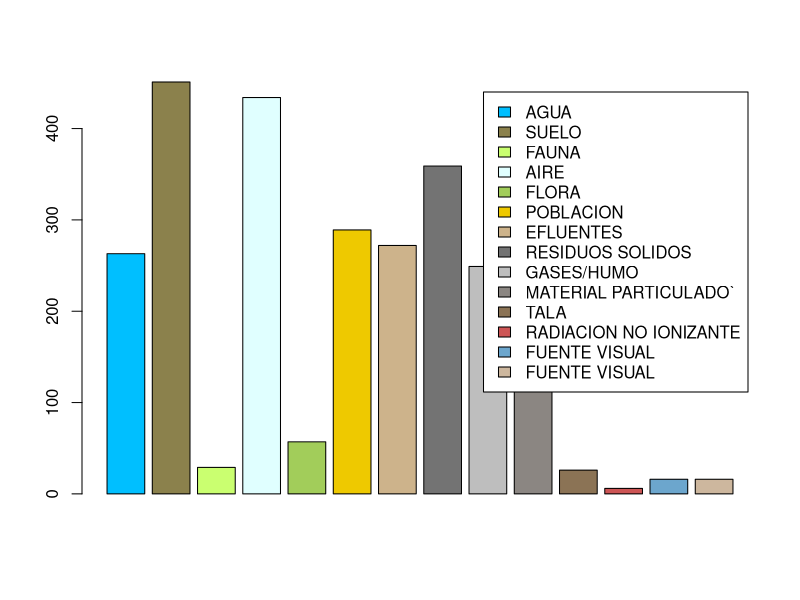
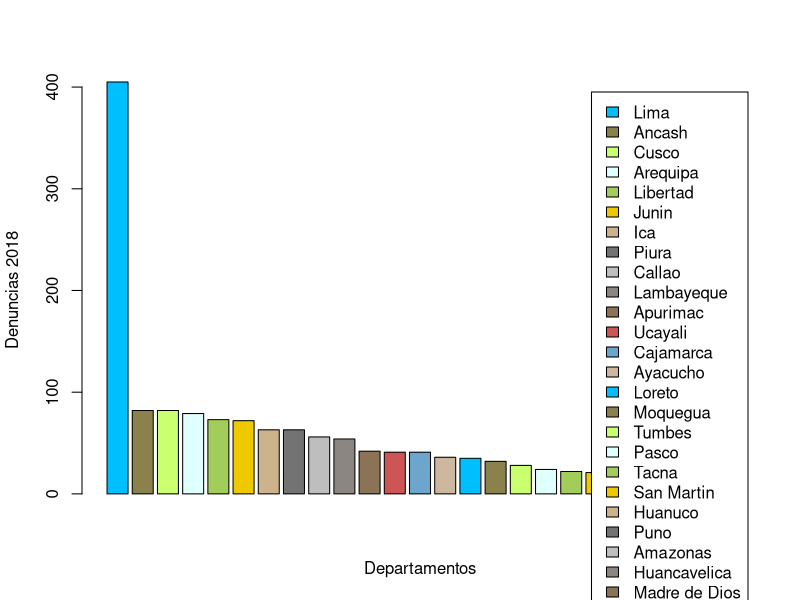
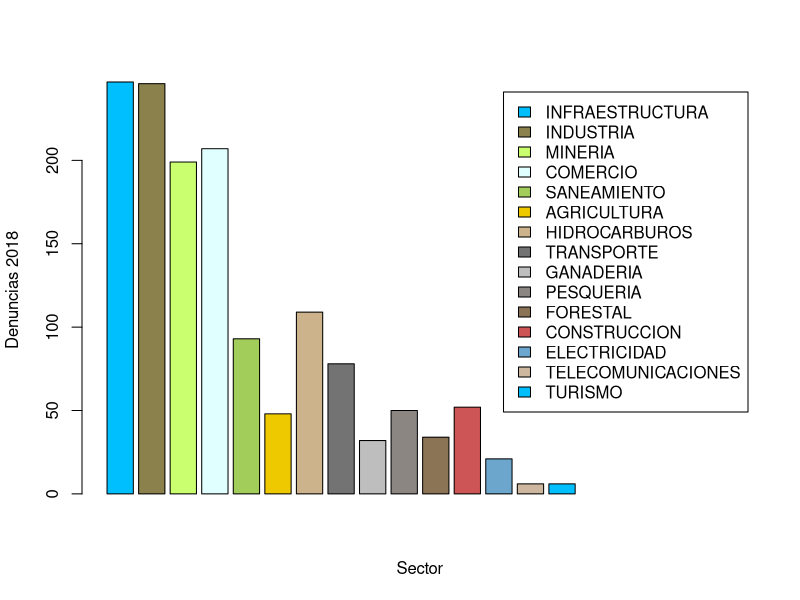
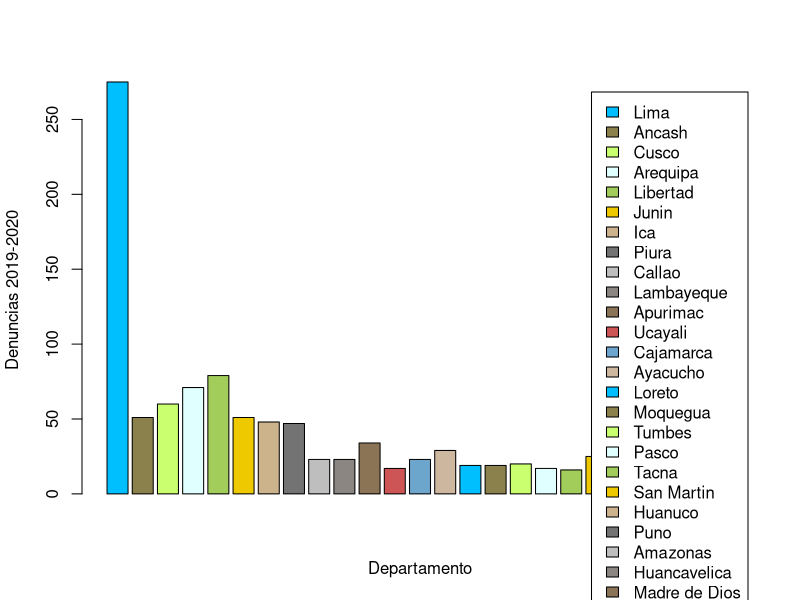
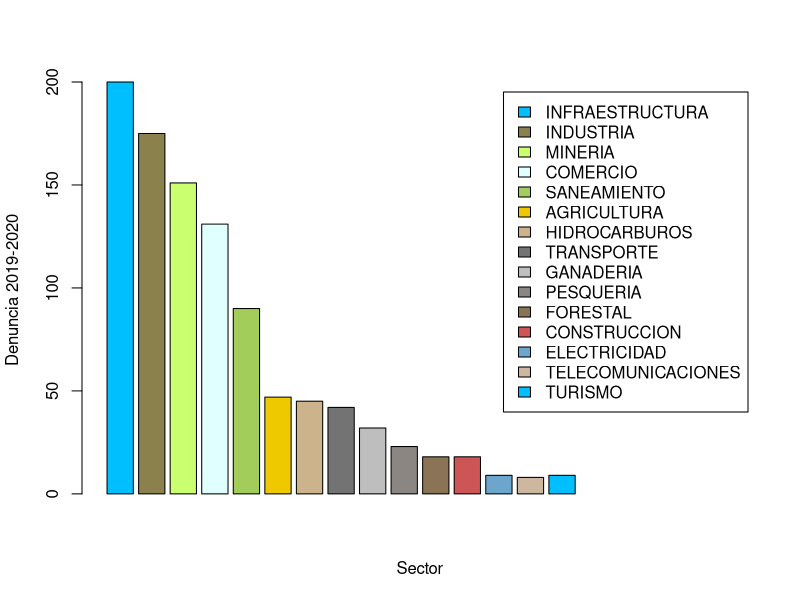
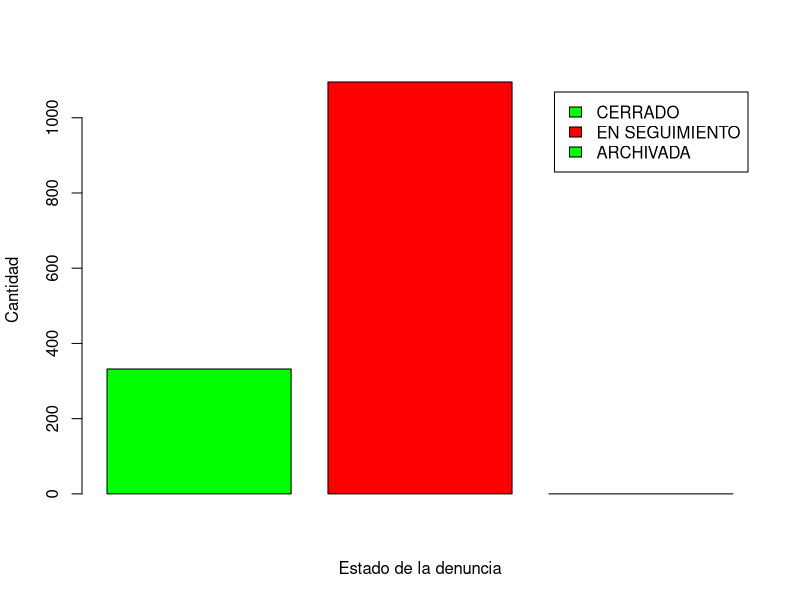
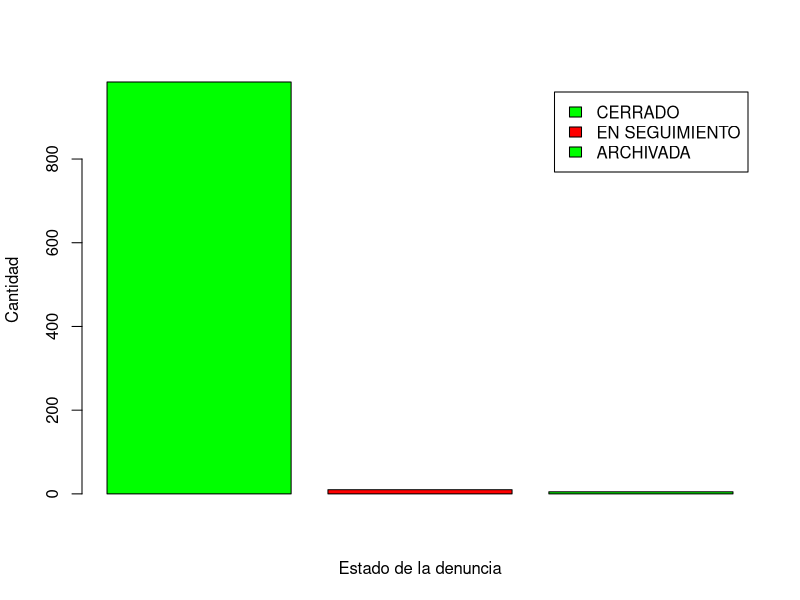
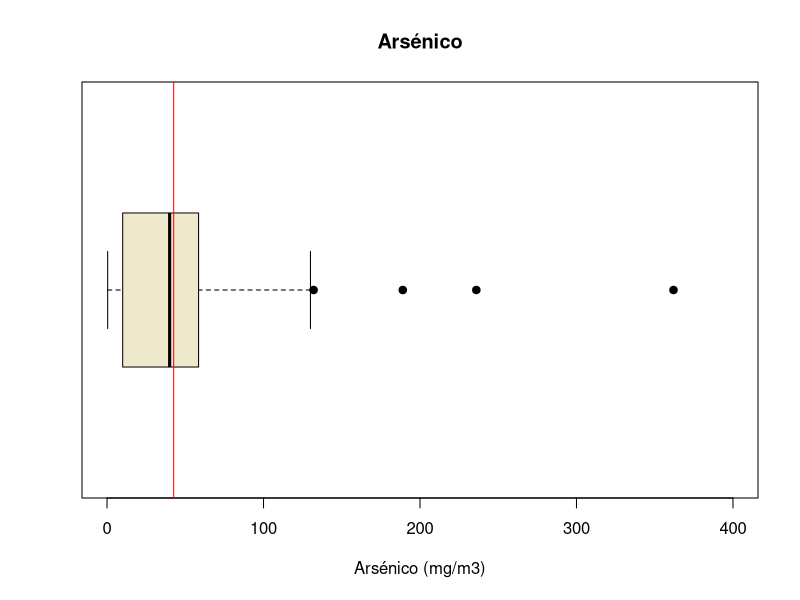

R code for these plots, in order:
## ---- chunk 1
rm(list=ls()) 
## ---- chunk 2
library(readr)
library(dplyr)
## ---- chunk 3
DD1920 <- read_csv("Denuncias1920.csv")
DD18 <- read_csv("Denuncias-18.csv")
CAS <- read_csv("CAS.csv", col_types = cols(Aluminio = col_number(), 
    Antimonio = col_number(), `Arsénico` = col_number(), 
    Bario = col_number(), Berilio = col_number(), 
    Bismuto = col_number(), Boro = col_number(), 
    Cadmio = col_number(), Calcio = col_number(), 
    Cerio = col_number(), `Cianuro libre` = col_number(), 
    Cobalto = col_number(), Cobre = col_number(), 
    Cromo = col_number(), `Estaño` = col_number(), 
    Estroncio = col_number(), Fósforo = col_number(), 
    Hierro = col_number(), Litio = col_number(), 
    Magnesio = col_number(), Manganeso = col_number(), 
    Mercurio = col_number(), Molibdeno = col_number(), 
    `Níquel` = col_number(), Plata = col_number(), 
    Plomo = col_number(), Potasio = col_number(), 
    Selenio = col_number(),Sodio = col_number(), Talio = col_number(), 
    Titanio = col_number(), Torio = col_number(), Uranio = col_number(), Zinc = col_number()))

## ---- chunk 4
CAA <- read_csv("CAA.csv", col_types = cols(Aluminio = col_number(), 
    `Aluminio disuelto` = col_number(), Amoniaco = col_number(), 
    Antimonio = col_number(), `Antimonio disuelto` = col_number(), 
    `Arsénico` = col_number(), `Arsénico disuelto` = col_number(), 
    Bario = col_number(), `Bario disuelto` = col_number(), 
    Berilio = col_number(), `Berilio disuelto` = col_number(), 
    Bicarbonatos = col_number(), Bismuto = col_number(), 
    `Bismuto disuelto` = col_number(), Boro = col_number(), 
    `Boro disuelto` = col_number(), Cadmio = col_number(), 
    `Cadmio disuelto` = col_number(), Calcio = col_number(), 
    `Calcio disuelto` = col_number(), Carbonatos = col_number(), 
    Caudal = col_number(), `Cianuro libre` = col_number(), 
    `Cianuro Wad` = col_number(), Cloruros = col_number(), 
    Cobalto = col_number(), `Cobalto disuelto` = col_number(), 
    Cobre = col_number(), `Cobre disuelto` = col_number(), 
    Cromo = col_number()))
## ---- chunk 5

Obs <- c("Observaciones","Observaciones incompletas","Datos faltantes", "Variables Totales")
N <- c(nrow(DD18),sum(!complete.cases(DD18)),sum(is.na(DD18)), ncol(DD18) )
OB1 <- data.frame(Obs,N)
OB1
## ---- chunk 6

Obs3 <- c("Observaciones","Observaciones incompletas","Datos faltantes", "Variables Totales")
N3 <- c(nrow(DD1920),sum(!complete.cases(DD1920)),sum(is.na(DD1920)), ncol(DD1920) )
OB3 <- data.frame(Obs3,N3)
OB3
## ---- chunk 7

Obs2 <- c("Observaciones","Observaciones incompletas","Datos faltantes", "Variables Totales")
N2 <- c(nrow(CAS),sum(!complete.cases(CAS)),sum(is.na(CAS)), ncol(CAS))
OB2 <- data.frame(Obs2,N2)
OB2
## ---- chunk 8
Variables <- c("Departamento", "Provincia" ,"Distrito", "Actividad económica","Tipo de contaminacion","Estado de la demanda")

`Tipo_de_Variable` <- c("Nominal","Nominal","Nominal","Nominal","Nominal", "Nominal")
Restricciones <- c("En el Peru","En el Peru", "En el Peru", "Legales","Agua, SUelo, Aire, Fauna" ,"Abierta o Cerrada")

ED <- data.frame(Variables,`Tipo_de_Variable`, Restricciones)
ED
## ---- chunk 9
Variables2 <- c("ESTE","NORTE","Aluminio","Antionio","Arsénico",	"Bario","Berilio","Bismuto","Boro","Cadmio","Calcio","Cerio","Cianuro libre","Cobalto","Cobre","Cromo","Cromo Hexavelante","Estaño", "Estroncio","Fósforo","Hierro","Litio","Magnecio","Manganeso","Mercurio","Molibdeno","Níquel","Plata","Plomo","Potasio","Selenio","Sodio","Talio","Torio")

`Tipo_de_Variable2` <- c("Discretas","Discretas","Discretas","Discretas","Discretas","Discretas","Discretas","Discretas","Discretas","Discretas","Discretas","Discretas","Discretas","Discretas","Discretas","Discretas","Discretas","Discretas","Discretas","Discretas","Discretas","Discretas","Discretas","Discretas","Discretas","Discretas","Discretas","Discretas","Discretas","Discretas","Discretas","Discretas","Discretas","Discretas")

Restricciones2  <- c("Coordenadas","Coordenadas", " 40973-5726 (ppm)","21.9-989 (ppm)", "<0.0017-9.698(ppm)","<0.4-94(ppm)","21.9-989(ppm)","<0.001-1.85(ppm)","<0.0008-2.63(ppm)","<0.18-91.2(ppm)","<0.0007-6.256(ppm)","-9748(ppm)","8.446-9496(ppm)","<0.3(ppm)","0.481-999(ppm)","1.5-98(ppm)","1.4-99(ppm","-0.4(ppm)","<0.1-1.9(ppm)","3.03-991","60-2946(ppm)","8250-100138(ppm)","0.338-992(ppm)","229-14458(ppm)","65.6-5629(ppm)","<0.03-0.33(ppm)","<0.003-7.3(ppm)","0.679-995(ppm)","<0.006-1.29(ppm)","3.79-997(ppm)","271-7913(ppm)","<0.004-3.78(ppm)","<1-992","<0.0002-2.168(ppm)")


ED2 <- data.frame(Variables2,`Tipo_de_Variable2`, Restricciones2)
ED2
## ---- chunk 10
tipo <- c("AGUA","SUELO","FAUNA","AIRE","FLORA","POBLACION","EFLUENTES","RESIDUOS SOLIDOS","GASES/HUMO","MATERIAL PARTICULADO`","TALA","RADIACION NO IONIZANTE","FUENTE VISUAL","FUENTE VISUAL")

cantidad <- c(sum(DD1920$AGUA),
sum(DD1920$SUELO),sum(DD1920$FAUNA),sum(DD1920$AIRE),
sum(DD1920$FLORA),sum(DD1920$POBLACION),sum(DD1920$EFLUENTES),sum(DD1920$`RESIDUOS SOLIDOS`),sum(DD1920$`GASES/HUMO`),sum(DD1920$`MATERIAL PARTICULADO`),sum(DD1920$TALA),sum(DD1920$`RADIACION NO IONIZANTE`),sum(DD1920$`FUENTE VISUAL`),sum(DD1920$`FUENTE VISUAL`))

colores <- c("deepskyblue1","lightgoldenrod4","darkolivegreen1", "lightcyan","darkolivegreen3","gold2","navajowhite3","gray45","gray","seashell4","burlywood4", "indianred3", "skyblue3", "bisque3")

DDA<-data.frame(tipo, cantidad)
barplot(DDA[1:14,2],legend=c("AGUA","SUELO","FAUNA","AIRE","FLORA","POBLACION","EFLUENTES","RESIDUOS SOLIDOS","GASES/HUMO","MATERIAL PARTICULADO`","TALA","RADIACION NO IONIZANTE","FUENTE VISUAL","FUENTE VISUAL"), col =colores)

## ---- chunk 11
#DEnuncias 2018

DEP18 <- c("Lima","Ancash","Cusco", "Arequipa","Libertad", "Junin","Ica","Piura","Callao","Lambayeque","Apurimac","Ucayali","Cajamarca","Ayacucho","Loreto" ,"Moquegua","Tumbes","Pasco","Tacna","San Martin","Huanuco","Puno","Amazonas","Huancavelica","Madre de Dios")

CAN18 <- c(sum(DD18$DEPARTAMENTO == "LIMA"),sum(DD18$DEPARTAMENTO == "ANCASH"),sum(DD18$DEPARTAMENTO == "CUSCO"),sum(DD18$DEPARTAMENTO == "AREQUIPA"),sum(DD18$DEPARTAMENTO == "LA LIBERTAD"),sum(DD18$DEPARTAMENTO == "JUNIN"),sum(DD18$DEPARTAMENTO == "ICA"),sum(DD18$DEPARTAMENTO == "PIURA"),sum(DD18$DEPARTAMENTO == "CALLAO"),sum(DD18$DEPARTAMENTO == "LAMBAYEQUE"),sum(DD18$DEPARTAMENTO == "APURIMAC"),sum(DD18$DEPARTAMENTO == "UCAYALI"),sum(DD18$DEPARTAMENTO == "CAJAMARCA"),sum(DD18$DEPARTAMENTO == "AYACUCHO"),sum(DD18$DEPARTAMENTO == "LORETO"),sum(DD18$DEPARTAMENTO == "MOQUEGUA"),sum(DD18$DEPARTAMENTO == "TUMBES"),sum(DD18$DEPARTAMENTO == "PASCO"),sum(DD18$DEPARTAMENTO == "TACNA"),sum(DD18$DEPARTAMENTO == "SAN MARTIN"),sum(DD18$DEPARTAMENTO == "HUANUCO"),sum(DD18$DEPARTAMENTO == "PUNO"),sum(DD18$DEPARTAMENTO == "AMAZONAS"),sum(DD18$DEPARTAMENTO == "HUANCAVELICA"),sum(DD18$DEPARTAMENTO == "MADRE DE DIOS"))

Tabla18 <- data.frame(DEP18,CAN18)

barplot(Tabla18[1:25,2],legend=c("Lima","Ancash","Cusco", "Arequipa","Libertad", "Junin","Ica","Piura","Callao","Lambayeque","Apurimac","Ucayali","Cajamarca","Ayacucho","Loreto" ,"Moquegua","Tumbes","Pasco","Tacna","San Martin","Huanuco","Puno","Amazonas","Huancavelica","Madre de Dios"), col=colores,xlab= "Departamentos", ylab="Denuncias 2018")


## ---- chunk 12
#Sector economico 2018
ACTECO18 <- c("INFRAESTRUCTURA","INDUSTRIA", "MINERIA","COMERCIO","SANEAMIENTO","AGRICULTURA","HIDROCARBUROS","TRANSPORTE","GANADERIA","PESQUERIA","FORESTAL","CONSTRUCCION","ELECTRICIDAD","TELECOMUNICACIONES","TURISMO" )

CAN18 <- c(sum(DD18$SECTOR == "INFRAESTRUCTURA"),sum(DD18$SECTOR == "INDUSTRIA"),sum(DD18$SECTOR == "MINERIA"),sum(DD18$SECTOR== "COMERCIO"),sum(DD18$SECTOR == "SANEAMIENTO"),sum(DD18$SECTOR == "AGRICULTURA"),sum(DD18$SECTOR== "HIDROCARBUROS"),sum(DD18$SECTOR == "TRANSPORTE"),sum(DD18$SECTOR == "GANADERIA"),sum(DD18$SECTOR == "PESQUERIA"),sum(DD18$SECTOR== "FORESTAL"),sum(DD18$SECTOR == "CONSTRUCCION"),sum(DD18$SECTOR == "ELECTRICIDAD"),sum(DD18$SECTOR == "TELECOMUNICACIONES"),sum(DD18$SECTOR == "TURISMO"))

tabla18 <- data.frame(ACTECO18,CAN18)

barplot(tabla18[1:20,2], legend= c("INFRAESTRUCTURA","INDUSTRIA", "MINERIA","COMERCIO","SANEAMIENTO","AGRICULTURA","HIDROCARBUROS","TRANSPORTE","GANADERIA","PESQUERIA","FORESTAL","CONSTRUCCION","ELECTRICIDAD","TELECOMUNICACIONES","TURISMO" ), col=colores, xlab ="Sector",ylab="Denuncias 2018")
## ---- chunk 13
#denuncias 2019-2020

DEP1920 <- c("Lima","Ancash","Cusco", "Arequipa","Libertad", "Junin","Ica","Piura","Callao","Lambayeque","Apurimac","Ucayali","Cajamarca","Ayacucho","Loreto" ,"Moquegua","Tumbes","Pasco","Tacna","San Martin","Huanuco","Puno","Amazonas","Huancavelica","Madre de Dios")

CAN1920 <- c(sum(DD1920$DEPARTAMENTO == "LIMA"),sum(DD1920$DEPARTAMENTO == "ANCASH"),sum(DD1920$DEPARTAMENTO == "CUSCO"),sum(DD1920$DEPARTAMENTO == "AREQUIPA"),sum(DD1920$DEPARTAMENTO == "LA LIBERTAD"),sum(DD1920$DEPARTAMENTO == "JUNIN"),sum(DD1920$DEPARTAMENTO == "ICA"),sum(DD1920$DEPARTAMENTO == "PIURA"),sum(DD1920$DEPARTAMENTO == "CALLAO"),sum(DD1920$DEPARTAMENTO == "LAMBAYEQUE"),sum(DD1920$DEPARTAMENTO == "APURIMAC"),sum(DD1920$DEPARTAMENTO == "UCAYALI"),sum(DD1920$DEPARTAMENTO == "CAJAMARCA"),sum(DD1920$DEPARTAMENTO == "AYACUCHO"),sum(DD1920$DEPARTAMENTO == "LORETO"),sum(DD1920$DEPARTAMENTO == "MOQUEGUA"),sum(DD1920$DEPARTAMENTO == "TUMBES"),sum(DD1920$DEPARTAMENTO == "PASCO"),sum(DD1920$DEPARTAMENTO == "TACNA"),sum(DD1920$DEPARTAMENTO == "SAN MARTIN"),sum(DD1920$DEPARTAMENTO == "HUANUCO"),sum(DD1920$DEPARTAMENTO == "PUNO"),sum(DD1920$DEPARTAMENTO == "AMAZONAS"),sum(DD1920$DEPARTAMENTO == "HUANCAVELICA"),sum(DD1920$DEPARTAMENTO == "MADRE DE DIOS"))

Tabla1920 <- data.frame(DEP1920,CAN1920)

barplot(Tabla1920[1:25,2],legend=c("Lima","Ancash","Cusco", "Arequipa","Libertad", "Junin","Ica","Piura","Callao","Lambayeque","Apurimac","Ucayali","Cajamarca","Ayacucho","Loreto" ,"Moquegua","Tumbes","Pasco","Tacna","San Martin","Huanuco","Puno","Amazonas","Huancavelica","Madre de Dios"),col = colores, xlab="Departamento",ylab="Denuncias 2019-2020")

## ---- chunk 14
#Sector economico 2019-2020
ACTECO1920 <- c("INFRAESTRUCTURA","INDUSTRIA", "MINERIA","COMERCIO","SANEAMIENTO","AGRICULTURA","HIDROCARBUROS","TRANSPORTE","GANADERIA","PESQUERIA","FORESTAL","CONSTRUCCION","ELECTRICIDAD","TELECOMUNICACIONES","TURISMO" )

CAN1920 <- c(sum(DD1920$`ACTIVIDAD ECONOMICA` == "INFRAESTRUCTURA"),sum(DD1920$`ACTIVIDAD ECONOMICA` == "INDUSTRIA"),sum(DD1920$`ACTIVIDAD ECONOMICA` == "MINERIA"),sum(DD1920$`ACTIVIDAD ECONOMICA`== "COMERCIO"),sum(DD1920$`ACTIVIDAD ECONOMICA` == "SANEAMIENTO"),sum(DD1920$`ACTIVIDAD ECONOMICA` == "AGRICULTURA"),sum(DD1920$`ACTIVIDAD ECONOMICA`== "HIDROCARBUROS"),sum(DD1920$`ACTIVIDAD ECONOMICA` == "TRANSPORTE"),sum(DD1920$`ACTIVIDAD ECONOMICA` == "GANADERIA"),sum(DD1920$`ACTIVIDAD ECONOMICA` == "PESQUERIA"),sum(DD1920$`ACTIVIDAD ECONOMICA`== "FORESTAL"),sum(DD1920$`ACTIVIDAD ECONOMICA` == "CONSTRUCCION"),sum(DD1920$`ACTIVIDAD ECONOMICA` == "ELECTRICIDAD"),sum(DD1920$`ACTIVIDAD ECONOMICA` == "TELECOMUNICACIONES"),sum(DD1920$`ACTIVIDAD ECONOMICA` == "TURISMO"))

tabla1920 <- data.frame(ACTECO1920,CAN1920)

barplot(tabla1920[1:20,2], legend= c("INFRAESTRUCTURA","INDUSTRIA", "MINERIA","COMERCIO","SANEAMIENTO","AGRICULTURA","HIDROCARBUROS","TRANSPORTE","GANADERIA","PESQUERIA","FORESTAL","CONSTRUCCION","ELECTRICIDAD","TELECOMUNICACIONES","TURISMO" ), col= colores,xlab="Sector", ylab="Denuncia 2019-2020")
## ---- chunk 15
estado <- c("Cerrado", "En Seguimiento", "Archivada")

cantidad_d <- c(sum(DD18$ESTADO == "CERRADA"),sum(DD18$ESTADO == "EN SEGUIMIENTO"),sum(DD18$ESTADO=="ARCHIVDA "))

color <- c("green", "red")

DDS<-data.frame(estado, cantidad_d)

barplot(DDS[1:3,2], legend = c("CERRADO", "EN SEGUIMIENTO","ARCHIVADA"), col = color, xlab = "Estado de la denuncia", ylab = "Cantidad")
## ---- chunk 16
estado_19 <- c("Cerrado", "En Seguimiento","Archivado")

cantidad_d_19 <- c(sum(DD1920$ESTADO == "CERRADA"),sum(DD1920$ESTADO == "EN SEGUIMIENTO"),sum(DD1920$ESTADO == "ARCHIVADA"))

color <- c("green", "red")

DDS_19<-data.frame(estado_19, cantidad_d_19)

barplot(DDS_19[1:3,2], legend = c("CERRADO", "EN SEGUIMIENTO", "ARCHIVADA"), col = color, xlab = "Estado de la denuncia", ylab = "Cantidad")
## ---- chunk 17
boxplot(CAS$Arsénico, horizontal = TRUE, main = "Arsénico", col="cornsilk2", xlab= "Arsénico (mg/m3)",pch= 19, ylim=c(0,400) )
abline(v = mean(CAS$Arsénico, na.rm = TRUE, ), col = "red")
Media <- mean(CAS$Arsénico, na.rm=TRUE, col="red")
Mediana <-median(CAS$Arsénico, na.rm=TRUE)
Tab <- data.frame(Media,Mediana)
Tab
## ---- chunk 18
boxplot(CAS$Bario, horizontal = TRUE, main = "Bario", col="cornsilk2", xlab= "Bario (mg/m3)",pch= 19, ylim=c(0,1000) )
abline(v = mean(CAS$Bario, na.rm = TRUE, ), col = "red")
Media <- mean(CAS$Bario, na.rm=TRUE, col="red")
Mediana <-median(CAS$Bario, na.rm=TRUE)
Tab <- data.frame(Media,Mediana)
Tab

## ---- chunk 19
boxplot(CAS$Cadmio, horizontal = TRUE, main = "Cadmio", col="cornsilk2", xlab= "Cadmio (mg/m3)",pch= 19, ylim=c(0,9000) )
abline(v = mean(CAS$Cadmio, na.rm = TRUE, ), col = "red")
Media <- mean(CAS$Cadmio, na.rm=TRUE, col="red")
Mediana <-median(CAS$Cadmio, na.rm=TRUE)
Tab <- data.frame(Media,Mediana)
Tab
## ---- chunk 20
boxplot(CAS$`Cianuro libre`, horizontal = TRUE, main = "Cianuro Libre", col="cornsilk2", xlab= "Cianuro Libre (mg/m3)",pch= 19, ylim=c(0,5) )
abline(v = mean(CAS$`Cianuro libre`, na.rm = TRUE, ), col = "red")
Media <- mean(CAS$`Cianuro libre`, na.rm=TRUE, col="red")
Mediana <-median(CAS$`Cianuro libre`, na.rm=TRUE)
Tab <- data.frame(Media,Mediana)
Tab

## ---- chunk 21
boxplot(CAS$Cromo, horizontal = TRUE, main = "Cromo", col="cornsilk2", xlab= "Cromo (mg/m3)",pch= 19, ylim=c(0,100) )
abline(v = mean(CAS$Cromo, na.rm = TRUE, ), col = "red")
Media <- mean(CAS$Cromo, na.rm=TRUE, col="red")
Mediana <-median(CAS$Cromo, na.rm=TRUE)
Tab <- data.frame(Media,Mediana)
Tab
## ---- chunk 22
No_contaminado <- sum(CAS$Cromo > 1 & CAS$Cromo < 1500,na.rm=TRUE)
Elemento <- c("Cromo")
COMS <- data.frame(Elemento,No_contaminado)
COMS

## ---- chunk 23
boxplot(CAS$Mercurio, horizontal = TRUE, main = "Mercurio", col="cornsilk2", xlab= "Mercurio (mg/m3)",pch= 19, ylim=c(0,7) )
abline(v = mean(CAS$Mercurio, na.rm = TRUE, ), col = "red")
Media <- mean(CAS$Mercurio, na.rm=TRUE, col="red")
Mediana <-median(CAS$Mercurio, na.rm=TRUE)
Tab <- data.frame(Media,Mediana)
Tab
## ---- chunk 24
boxplot(CAS$Plomo, horizontal = TRUE, main = "Plomo", col="cornsilk2", xlab= "Plomo (mg/m3)",pch= 19, ylim=c(0,1000) )
abline(v = mean(CAS$Plomo, na.rm = TRUE, ), col = "red")
Media <- mean(CAS$Plomo, na.rm=TRUE, col="red")
Mediana <-median(CAS$Plomo, na.rm=TRUE)
Tab <- data.frame(Media,Mediana)
Tab
## ---- chunk 25
No_contaminado <- sum(CAS$Plomo > 1 & CAS$Plomo < 1500,na.rm=TRUE)
Elemento <- c("Plomo")
COMS <- data.frame(Elemento,No_contaminado)
COMS

## ---- chunk 26
boxplot(CAS$Zinc, horizontal = TRUE, main = "Zinc", col="cornsilk2", xlab= "Zinc (mg/m3)",pch= 19, ylim=c(0,1000) )
abline(v = mean(CAS$Zinc, na.rm = TRUE, ), col = "red")
Media <- mean(CAS$Zinc, na.rm=TRUE, col="red")
Mediana <-median(CAS$Zinc, na.rm=TRUE)
Tab <- data.frame(Media,Mediana)
Tab
## ---- chunk 27

No_contaminado <- sum(CAS$Zinc > 1 & CAS$Zinc < 1500,na.rm=TRUE)
Elemento <- c("Níquel")
COMS <- data.frame(Elemento,No_contaminado)
COMS
## ---- chunk 28
boxplot(CAS$Cobre, horizontal = TRUE, main = "Cobre", col="cornsilk2", xlab= "Cobre (mg/m3)",pch= 19, ylim=c(0,200) )
abline(v = mean(CAS$Cobre, na.rm = TRUE, ), col = "red")
Media <- mean(CAS$Cobre, na.rm=TRUE, col="red")
Mediana <-median(CAS$Cobre, na.rm=TRUE)
Tab <- data.frame(Media,Mediana)
Tab
## ---- chunk 29
boxplot(CAS$Aluminio, horizontal = TRUE, main = "Aluminio", col="cornsilk2", xlab= "Aluminio (mg/m3)",pch= 19, ylim=c(0,45000) )
abline(v = mean(CAS$Aluminio, na.rm = TRUE, ), col = "red")
Media <- mean(CAS$Aluminio, na.rm=TRUE, col="red")
Mediana <-median(CAS$Aluminio, na.rm=TRUE)
Tab <- data.frame(Media,Mediana)
Tab
## ---- chunk 30
boxplot(CAS$Antimonio, horizontal = TRUE, main = "Antimonio", col="cornsilk2", xlab= "Antimonio (mg/m3)",pch= 19, ylim=c(0,9500) )
abline(v = mean(CAS$Antimonio, na.rm = TRUE, ), col = "red")
Media <- mean(CAS$Antimonio, na.rm=TRUE, col="red")
Mediana <-median(CAS$Antimonio, na.rm=TRUE)
Tab <- data.frame(Media,Mediana)
Tab
## ---- chunk 31
boxplot(CAS$Berilio, horizontal = TRUE, main = "Berilio", col="cornsilk2", xlab= "Berilio (mg/m3)",pch= 19, ylim=c(0,1500) )
abline(v = mean(CAS$Berilio, na.rm = TRUE, ), col = "red")
Media <- mean(CAS$Berilio, na.rm=TRUE, col="red")
Mediana <-median(CAS$Berilio, na.rm=TRUE)
Tab <- data.frame(Media,Mediana)
Tab
## ---- chunk 32
boxplot(CAS$Bismuto, horizontal = TRUE, main = "Bismuto", col="cornsilk2", xlab= "Bismuto (mg/m3)",pch= 19, ylim=c(0,2800) )
abline(v = mean(CAS$Bismuto, na.rm = TRUE, ), col = "red")
Media <- mean(CAS$Bismuto, na.rm=TRUE, col="red")
Mediana <-median(CAS$Bismuto, na.rm=TRUE)
Tab <- data.frame(Media,Mediana)
Tab
## ---- chunk 33
boxplot(CAS$Boro, horizontal = TRUE, main = "Boro", col="cornsilk2", xlab= "Boro (mg/m3)",pch= 19, ylim=c(0,1100) )
abline(v = mean(CAS$Boro, na.rm = TRUE, ), col = "red")
Media <- mean(CAS$Boro, na.rm=TRUE, col="red")
Mediana <-median(CAS$Boro, na.rm=TRUE)
Tab <- data.frame(Media,Mediana)
Tab
## ---- chunk 34
boxplot(CAS$Calcio, horizontal = TRUE, main = "Calcio", col="cornsilk2", xlab= "Calcio (mg/m3)",pch= 19, ylim=c(0,10500) )
abline(v = mean(CAS$Calcio, na.rm = TRUE, ), col = "red")
Media <- mean(CAS$Calcio, na.rm=TRUE, col="red")
Mediana <-median(CAS$Calcio, na.rm=TRUE)
Tab <- data.frame(Media,Mediana)
Tab
## ---- chunk 35
boxplot(CAS$Cerio, horizontal = TRUE, main = "Cerio", col="cornsilk2", xlab= "Cerio (mg/m3)",pch= 19, ylim=c(0,10300) )
abline(v = mean(CAS$Cerio, na.rm = TRUE, ), col = "red")
Media <- mean(CAS$Cerio, na.rm=TRUE, col="red")
Mediana <-median(CAS$Cerio, na.rm=TRUE)
Tab <- data.frame(Media,Mediana)
Tab
## ---- chunk 36
boxplot(CAS$Cobalto, horizontal = TRUE, main = "Cobalto", col="cornsilk2", xlab= "Cobalto (mg/m3)",pch= 19, ylim=c(0,800) )
abline(v = mean(CAS$Cobalto, na.rm = TRUE, ), col = "red")
Media <- mean(CAS$Cobalto, na.rm=TRUE, col="red")
Mediana <-median(CAS$Cobalto, na.rm=TRUE)
Tab <- data.frame(Media,Mediana)
Tab
## ---- chunk 37
boxplot(CAS$Estaño, horizontal = TRUE, main = "Estaño", col="cornsilk2", xlab= "Estaño (mg/m3)",pch= 19, ylim=c(0,100) )
abline(v = mean(CAS$Estaño, na.rm = TRUE, ), col = "red")
Media <- mean(CAS$Estaño, na.rm=TRUE, col="red")
Mediana <-median(CAS$Estaño, na.rm=TRUE)
Tab <- data.frame(Media,Mediana)
Tab
## ---- chunk 38
boxplot(CAS$Estroncio, horizontal = TRUE, main = "Estroncio", col="cornsilk2", xlab= "Estroncio (mg/m3)",pch= 19, ylim=c(0,1000) )
abline(v = mean(CAS$Estroncio, na.rm = TRUE, ), col = "red")
Media <- mean(CAS$Estroncio, na.rm=TRUE, col="red")
Mediana <-median(CAS$Estroncio, na.rm=TRUE)
Tab <- data.frame(Media,Mediana)
Tab
## ---- chunk 39
boxplot(CAS$Fósforo, horizontal = TRUE, main = "Fósforo", col="cornsilk2", xlab= "Fósforo (mg/m3)",pch= 19, ylim=c(0,3500) )
abline(v = mean(CAS$Fósforo, na.rm = TRUE, ), col = "red")
Media <- mean(CAS$Fósforo, na.rm=TRUE, col="red")
Mediana <-median(CAS$Fósforo, na.rm=TRUE)
Tab <- data.frame(Media,Mediana)
Tab
## ---- chunk 40
boxplot(CAS$Hierro, horizontal = TRUE, main = "Hierro", col="cornsilk2", xlab= "Hierro (mg/m3)",pch= 19, ylim=c(0,80000) )
abline(v = mean(CAS$Hierro, na.rm = TRUE, ), col = "red")
Media <- mean(CAS$Hierro, na.rm=TRUE, col="red")
Mediana <-median(CAS$Hierro, na.rm=TRUE)
Tab <- data.frame(Media,Mediana)
Tab
## ---- chunk 41
boxplot(CAS$Litio, horizontal = TRUE, main = "Litio", col="cornsilk2", xlab= "Litio (mg/m3)",pch= 19, ylim=c(0,1200) )
abline(v = mean(CAS$Litio, na.rm = TRUE, ), col = "red")
Media <- mean(CAS$Litio, na.rm=TRUE, col="red")
Mediana <-median(CAS$Litio, na.rm=TRUE)
Tab <- data.frame(Media,Mediana)
Tab
## ---- chunk 42
boxplot(CAS$Magnesio, horizontal = TRUE, main = "Magnesio", col="cornsilk2", xlab= "Magnesio (mg/m3)",pch= 19, ylim=c(0,17000) )
abline(v = mean(CAS$Magnesio, na.rm = TRUE, ), col = "red")
Media <- mean(CAS$Magnesio, na.rm=TRUE, col="red")
Mediana <-median(CAS$Magnesio, na.rm=TRUE)
Tab <- data.frame(Media,Mediana)
Tab
## ---- chunk 43
boxplot(CAS$Manganeso, horizontal = TRUE, main = "Manganeso", col="cornsilk2", xlab= "Manganeso (mg/m3)",pch= 19, ylim=c(0,2000) )
abline(v = mean(CAS$Manganeso, na.rm = TRUE, ), col = "red")
Media <- mean(CAS$Manganeso, na.rm=TRUE, col="red")
Mediana <-median(CAS$Manganeso, na.rm=TRUE)
Tab <- data.frame(Media,Mediana)
Tab
## ---- chunk 44
boxplot(CAS$Molibdeno, horizontal = TRUE, main = "Molibdeno", col="cornsilk2", xlab= "Molibdeno (mg/m3)",pch= 19, ylim=c(0,1000) )
abline(v = mean(CAS$Molibdeno, na.rm = TRUE, ), col = "red")
Media <- mean(CAS$Molibdeno, na.rm=TRUE, col="red")
Mediana <-median(CAS$Molibdeno, na.rm=TRUE)
Tab <- data.frame(Media,Mediana)
Tab
## ---- chunk 45
boxplot(CAS$Níquel, horizontal = TRUE, main = "Níquel", col="cornsilk2", xlab= "Níquel (mg/m3)",pch= 19, ylim=c(0,1000) )
abline(v = mean(CAS$Níquel, na.rm = TRUE, ), col = "red")
Media <- mean(CAS$Níquel, na.rm=TRUE, col="red")
Mediana <-median(CAS$Níquel, na.rm=TRUE)
Tab <- data.frame(Media,Mediana)
Tab
## ---- chunk 46
No_contaminado <- sum(CAS$Níquel > 1 & CAS$Níquel < 1500,na.rm=TRUE)
Elemento <- c("Níquel")
COMS <- data.frame(Elemento,No_contaminado)
COMS

## ---- chunk 47
boxplot(CAS$Plata, horizontal = TRUE, main = "Plata", col="cornsilk2", xlab= "Plata (mg/m3)",pch= 19, ylim=c(0,140) )
abline(v = mean(CAS$Plata, na.rm = TRUE, ), col = "red")
Media <- mean(CAS$Plata, na.rm=TRUE, col="red")
Mediana <-median(CAS$Plata, na.rm=TRUE)
Tab <- data.frame(Media,Mediana)
Tab
## ---- chunk 48
No_contaminado <- sum(CAS$Zinc > 1 & CAS$Zinc < 1500,na.rm=TRUE)
Elemento <- c("Níquel")
COMS <- data.frame(Elemento,No_contaminado)
COMS
## ---- chunk 49
boxplot(CAS$Potasio, horizontal = TRUE, main = "Potasio", col="cornsilk2", xlab= "Potasio (mg/m3)",pch= 19, ylim=c(0,10000) )
abline(v = mean(CAS$Potasio, na.rm = TRUE, ), col = "red")
Media <- mean(CAS$Potasio, na.rm=TRUE, col="red")
Mediana <-median(CAS$Potasio, na.rm=TRUE)
Tab <- data.frame(Media,Mediana)
Tab
## ---- chunk 50
boxplot(CAS$Selenio, horizontal = TRUE, main = "Selenio", col="cornsilk2", xlab= "Selenio (mg/m3)",pch= 19, ylim=c(0,1000) )
abline(v = mean(CAS$Selenio, na.rm = TRUE, ), col = "red")
Media <- mean(CAS$Selenio, na.rm=TRUE, col="red")
Mediana <-median(CAS$Selenio, na.rm=TRUE)
Tab <- data.frame(Media,Mediana)
Tab
## ---- chunk 51
boxplot(CAS$Sodio, horizontal = TRUE, main = "Sodio", col="cornsilk2", xlab= "Sodio (mg/m3)",pch= 19, ylim=c(0,13000) )
abline(v = mean(CAS$Sodio, na.rm = TRUE, ), col = "red")
Media <- mean(CAS$Sodio, na.rm=TRUE, col="red")
Mediana <-median(CAS$Sodio, na.rm=TRUE)
Tab <- data.frame(Media,Mediana)
Tab
## ---- chunk 52
boxplot(CAS$Talio, horizontal = TRUE, main = "Talio", col="cornsilk2", xlab= "Talio (mg/m3)",pch= 19, ylim=c(0,3000) )
abline(v = mean(CAS$Talio, na.rm = TRUE, ), col = "red")
Media <- mean(CAS$Talio, na.rm=TRUE, col="red")
Mediana <-median(CAS$Talio, na.rm=TRUE)
Tab <- data.frame(Media,Mediana)
Tab
## ---- chunk 53
boxplot(CAS$Titanio, horizontal = TRUE, main = "Titanio", col="cornsilk2", xlab= "Titanio (mg/m3)",pch= 19, ylim=c(0,5000) )
abline(v = mean(CAS$Titanio, na.rm = TRUE, ), col = "red")
Media <- mean(CAS$Titanio, na.rm=TRUE, col="red")
Mediana <-median(CAS$Titanio, na.rm=TRUE)
Tab <- data.frame(Media,Mediana)
Tab
## ---- chunk 54
boxplot(CAS$Torio, horizontal = TRUE, main = "Torio", col="cornsilk2", xlab= "Torio (mg/m3)",pch= 19, ylim=c(0,10000) )
abline(v = mean(CAS$Torio, na.rm = TRUE, ), col = "red")
Media <- mean(CAS$Torio, na.rm=TRUE, col="red")
Mediana <-median(CAS$Torio, na.rm=TRUE)
Tab <- data.frame(Media,Mediana)
Tab
## ---- chunk 55
boxplot(CAS$Uranio, horizontal = TRUE, main = "Uranio", col="cornsilk2", xlab= "Uranio (mg/m3)",pch= 19, ylim=c(0,15000) )
abline(v = mean(CAS$Uranio, na.rm = TRUE, ), col = "red")
Media <- mean(CAS$Uranio, na.rm=TRUE, col="red")
Mediana <-median(CAS$Uranio, na.rm=TRUE)
Tab <- data.frame(Media,Mediana)
Tab
## ---- chunk 56
z <- sum(CAS$Cobre > 0.1 & CAS$Cobre < 250, na.rm=TRUE)
x <- sum(CAS$Cobalto > 0.1 & CAS$Cobalto < 250, na.rm=TRUE)
y <- sum(CAS$Arsénico > 0.1 & CAS$Arsénico < 250, na.rm=TRUE)
m <- c(z,y,y)
s <- c("Cobre","Cobalto","Asénico")
COM2 <- data.frame(s,m)
COM2
## ---- chunk 57
plot(CAS$Níquel~CAS$Cobre)
lm1 <- lm(CAS$Níquel ~ CAS$Cobre)
plot(lm1)
